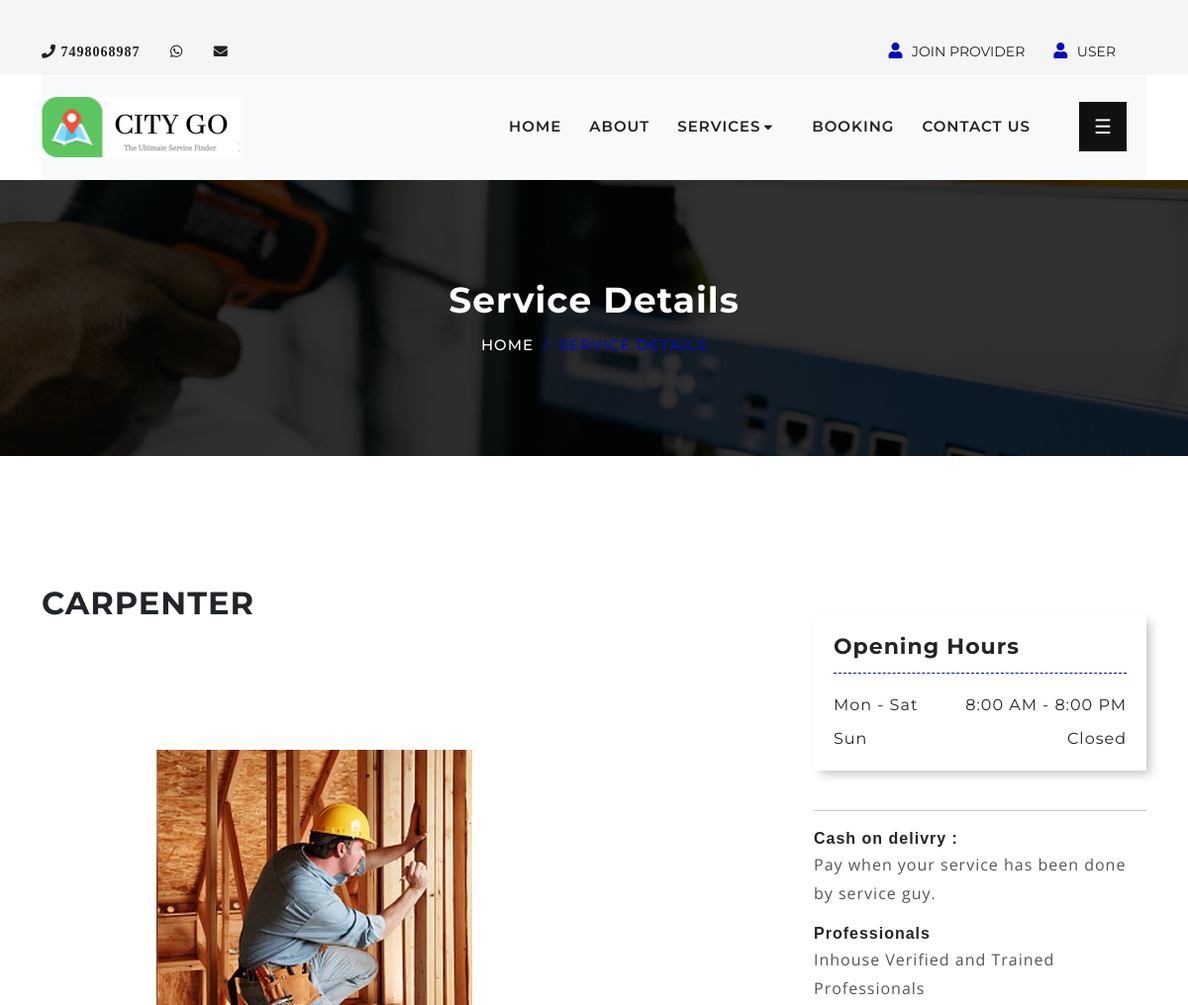
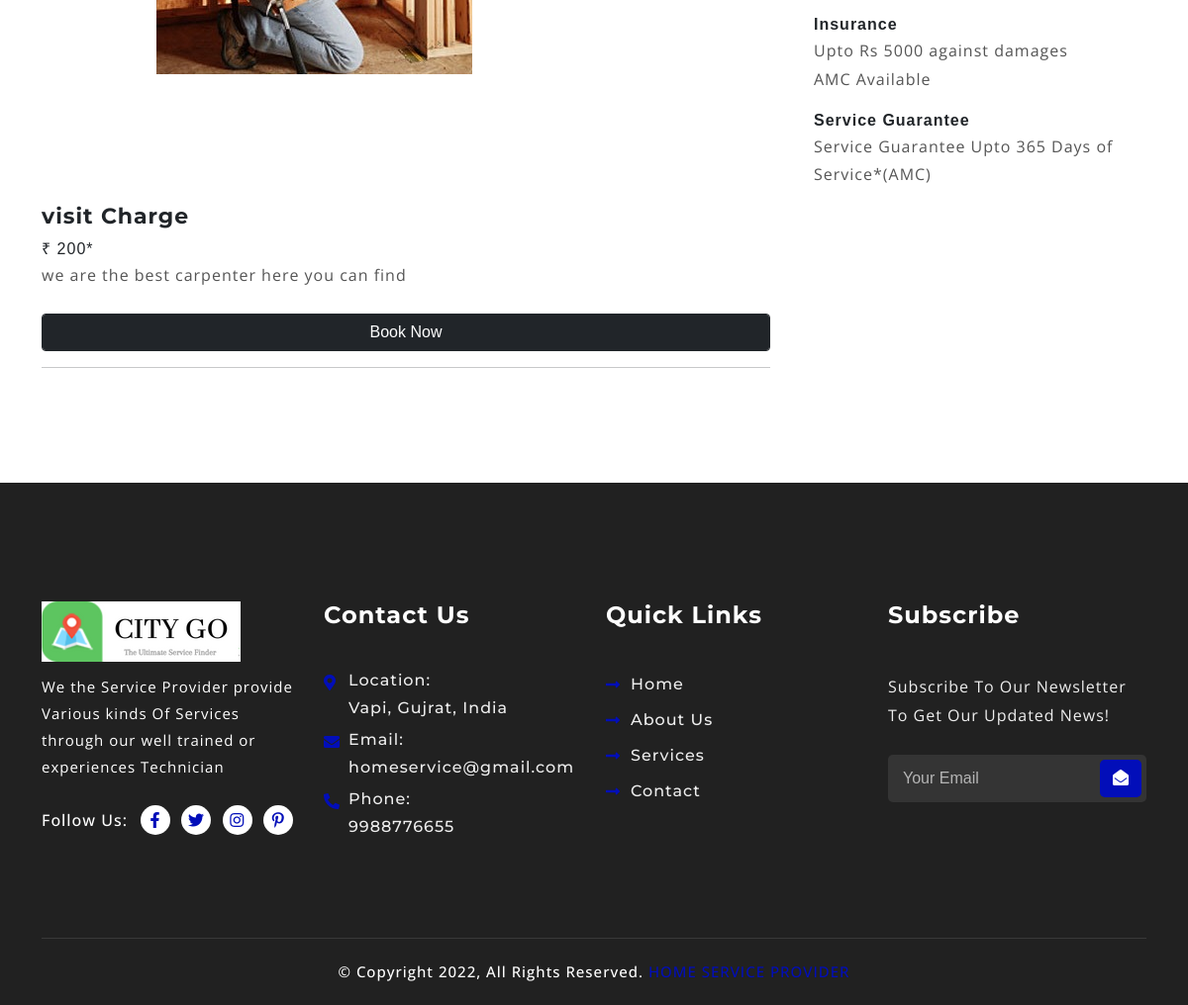
The app's page /service-details.php?sid=12 with its own data (2 pictures, top to bottom).
### tables this page shows
CREATE TABLE `services` (
  `sid` int(11) NOT NULL,
  `s_name` varchar(500) NOT NULL,
  `description` mediumtext NOT NULL,
  `s_img` varchar(500) NOT NULL,
  `visiting_price` varchar(100) NOT NULL
);

### service-details.php (the view, shortened to what this page needs)
<?php
include('includes/header.php');
?>
 <div class="uni-banner">
        <div class="container">
            <div class="uni-banner-text">
                <h1>Service Details</h1>
                <ul>
                    <li><a href="index.php">HOME</a></li>
                    <li>SERVICE DETAILS</li>
                </ul>
            </div>
        </div>
    </div>
                <?php
				$sid=$_REQUEST['sid'];
				$query = "SELECT * from services where sid='$sid'";
				$services = mysqli_query($conn, $query);
				while ($row =  mysqli_fetch_row($services)) {
				?>
    <div class="service-details pt-100">
        <div class="container">
            <div class="row">
                <div class="col-lg-8">
                    <div class="service-details-text-area">
                            <div class="title">
                                <h2><?php echo $row[1]; ?></h2>
                            </div>
                        <img src="gallery\<?php echo $row[3]; ?>" alt="image" hieght="250px" width="550px">
                            <div class="title">
                                <h4>visit Charge</h4>
                                    <span> &#8377 <?php echo $row['4'];?></span><span class="star-style">*</span>
                            </div>
                            <div>
                                <p><?php echo $row['2'];?></p>
                            </div> <br>
                        <form method="post" name="booking">
                        <input type="submit" id="bookMyService" name="book" value="Book Now" class=" effect btn-md btn btn-dark effect  form-control"  />
                        </form>
                        <hr>
                    </div>
                </div>
                <div class="col-lg-4 col-md-12 col-sm-12 col-12">
                    <div class="details-page-sidebar pl-20 pt-30">
                        <div class="sidebar-section opening-hours">
                            <h3>Opening Hours</h3>
                            <ul>
                                <li><span>Mon - Sat</span> <span>8:00 AM - 8:00 PM</span></li>
                                <li><span>Sun</span> <span>Closed</span></li>
                            </ul>
                        </div>
                        <br> <hr>
                        <div class="vendor-name">
                                        <strong>Cash on delivry : </strong><p>Pay when your service has been done by service guy.</p>
                                        <strong>Professionals</strong><p>Inhouse Verified and Trained Professionals</p>
                                        <strong>Insurance</strong><p>Upto Rs 5000 against damages<br />AMC Available</p>
                                           <strong> Service Guarantee</strong>
                                        <p>Service Guarantee Upto 365 Days of Service*(AMC)</p>
                                    </div>
                    </div>
                </div>
            </div>
        </div>
    </div>
    <?php
	}	?>
<?php
include('includes/footer.php');
?>

### assets/css/barfiller.css (style rules this page uses)
body { font-family:Arial }

### assets/css/ourservice.css (style rules this page uses)
body { text-align: center; padding: 50px; }
img { margin: 0; padding: 0; }

### assets/css/newtypeservice.css (style rules this page uses)
.container { width: 100%; margin-top: 100; font-family: sans-serif; letter-spacing: 1px; }
.row { margin-top: 30px; }
img { height: ; width: ; object-fit: scale-down; display: flex; }

### records on screen
services: s_name "CARPENTER", s_img (picture), visiting_price "200", description "we are the best carpenter here you can find"
